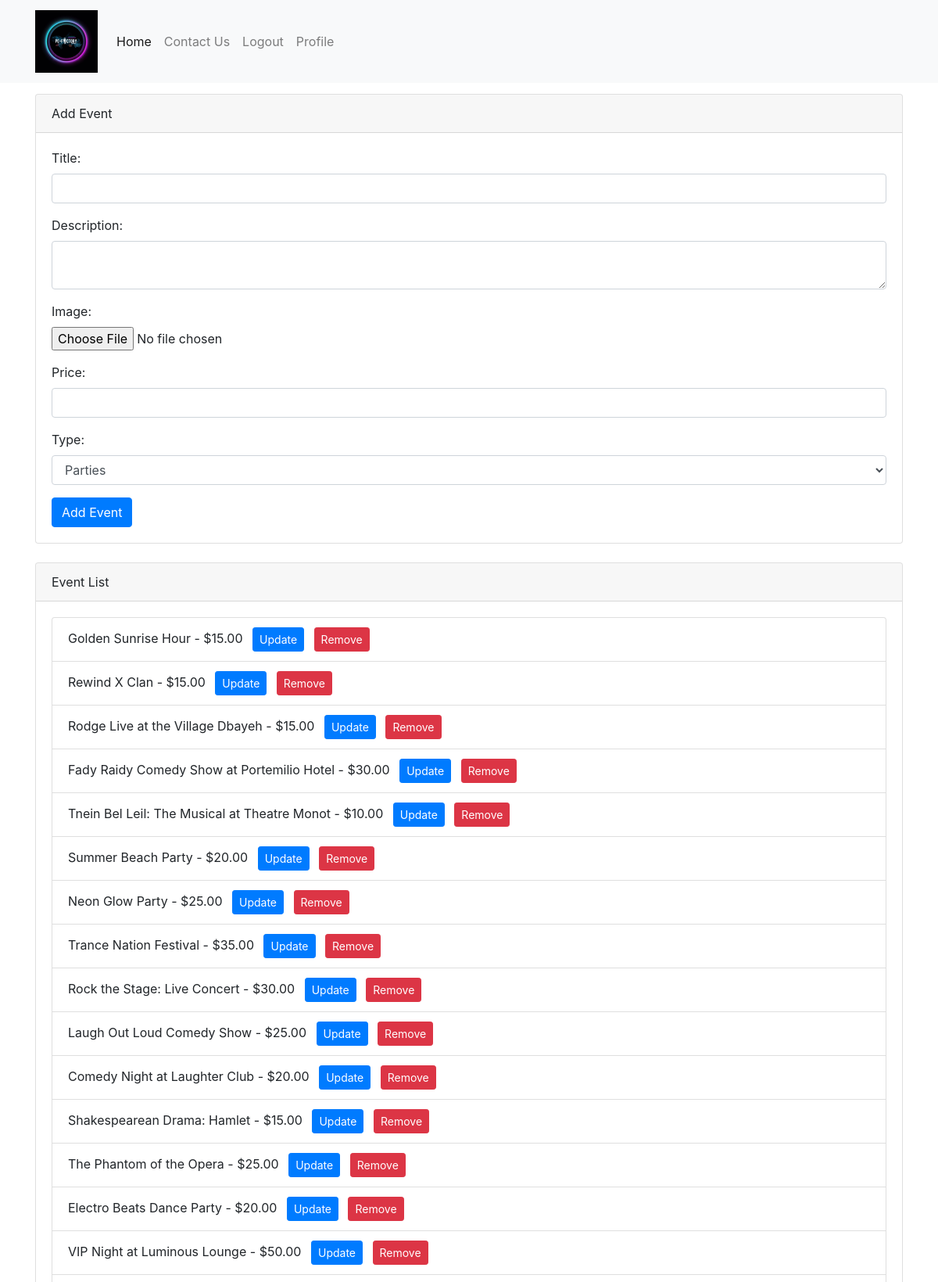
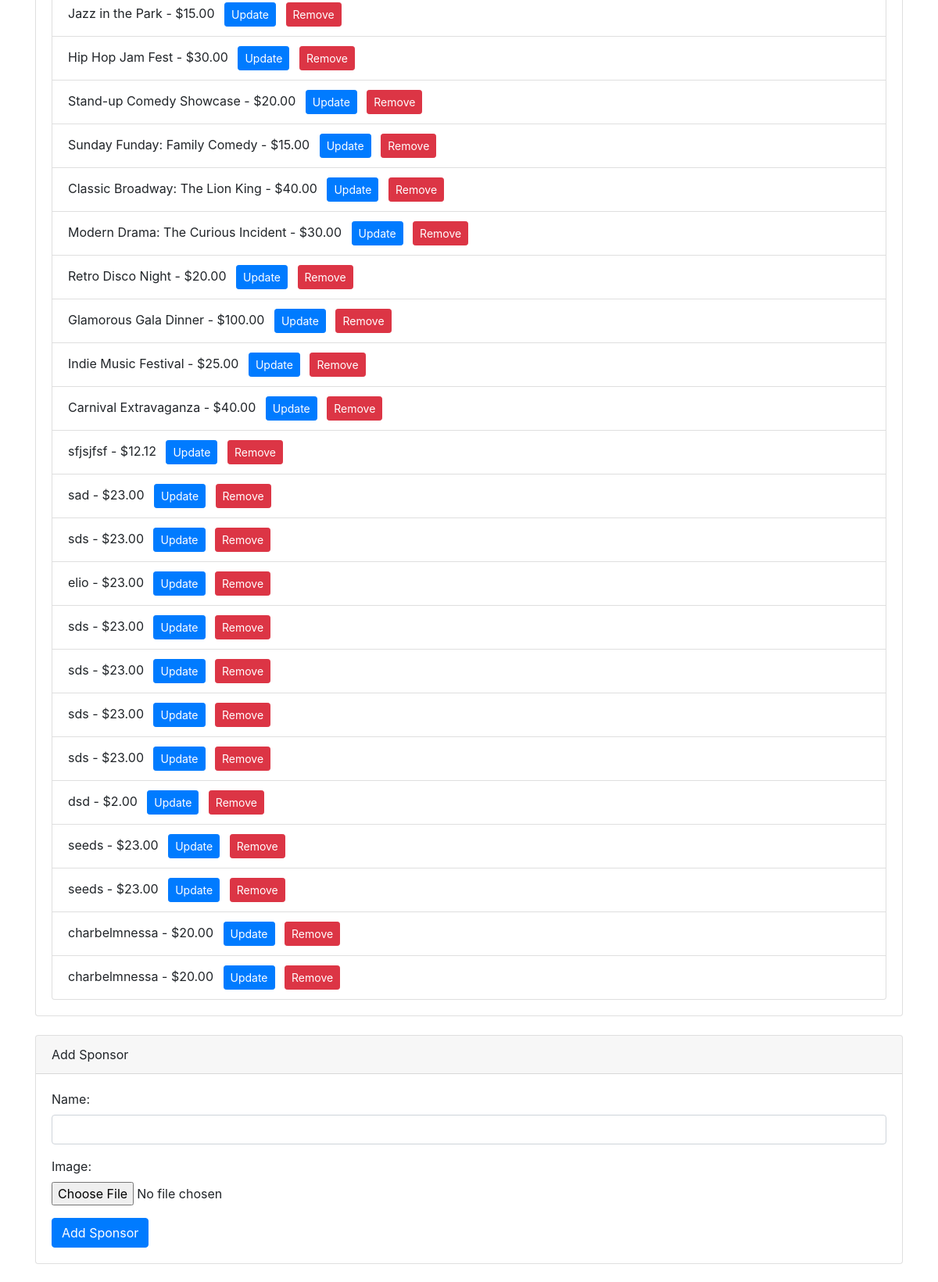
The app's page /admin.php (upper part) with its own data (2 pictures, top to bottom).
### tables this page shows
CREATE TABLE `events` (
  `id` int(11) NOT NULL,
  `title` varchar(255) NOT NULL,
  `description` text NOT NULL,
  `image` varchar(255) NOT NULL,
  `price` decimal(10,2) NOT NULL,
  `type_id` int(11) NOT NULL
);

### admin.php (the view, shortened to what this page needs)
<!DOCTYPE html>
<html lang="en">
<head>
    <link href="https://maxcdn.bootstrapcdn.com/bootstrap/4.5.2/css/bootstrap.min.css" rel="stylesheet">
</head>
<body>
    <header>
        <nav class="navbar navbar-expand-lg navbar-light bg-light fixed-top">
            <div class="container">
                <a class="navbar-brand" href="#">
                    <img src="images/logo.jpg" width="80px" height="80px">
                </a>
                <div class="collapse navbar-collapse" id="navbarSupportedContent">
                    <ul class="navbar-nav me-auto mb-2 mb-lg-0">
                        <li class="nav-item">
                            <a class="nav-link active" aria-current="page" href="/">Home</a>
                        </li>
                           <li class="nav-item">
                            <a class="nav-link" href="https://wa.me/70371291">Contact Us</a>
                        </li>
                        <li class="nav-item">
                            <a class="nav-link" href="/logout.php">Logout</a>
                        </li>
                        <li class="nav-item">
                            <a class="nav-link" href="/profile.php">Profile</a>
                        </li>
                    </ul>
                </div>
            </div>
        </nav>
    </header>
    <div class="container mt-5">
        <h1 class="mb-4">Event Management</h1>
        <div class="card">
            <div class="card-header">Add Event</div>
            <div class="card-body">
                <form action="add_event.php" method="post" enctype="multipart/form-data">
                    <div class="form-group">
                        <label>Title:</label>
                        <input type="text" name="title" class="form-control" required>
                    </div>
                    <div class="form-group">
                        <label>Description:</label>
                        <textarea name="description" class="form-control" required></textarea>
                    </div>
                    <div class="form-group">
                        <label>Image:</label>
                        <input type="file" name="image" class="form-control-file" accept="image/*" required>
                    </div>
                    <div class="form-group">
                        <label>Price:</label>
                        <input type="number" name="price" class="form-control" step="0.01" required>
                    </div>
                    <div class="form-group">
                        <label>Type:</label>
                        <select name="type_id" class="form-control" required>
                            <?php
                            $conn = new mysqli('localhost', 'root', 'root', 'ticketbooking');
                            $result = $conn->query("SELECT * FROM event_types");
                            while ($row = $result->fetch_assoc()) {
                                echo "<option value='" . $row['id'] . "'>" . $row['name'] . "</option>";
                            }
                            ?>
                        </select>
                    </div>
                    <button type="submit" class="btn btn-primary">Add Event</button>
                </form>
            </div>
        </div>
        <div class="card mt-4">
            <div class="card-header">Event List</div>
            <div class="card-body">
                <ul class="list-group">
                    <?php
                    $result = $conn->query("SELECT * FROM events");
                    while ($row = $result->fetch_assoc()) {
                        echo "<li class='list-group-item'>" . $row['title'] . " - $" . $row['price'] . " <a href='update_event.php?id=" . $row['id'] . "' class='btn btn-sm btn-primary ml-2'>Update</a> <form action='delete_event.php' method='post' class='d-inline'><input type='hidden' name='event_id' value='" . $row['id'] . "'><button type='submit' class='btn btn-sm btn-danger ml-2'>Remove</button></form></li>";
                    }
                    ?>
                </ul>
            </div>
        </div>
        <div class="card mt-4">
            <div class="card-header">Add Sponsor</div>
            <div class="card-body">
                <form action="add_sponsor.php" method="post" enctype="multipart/form-data">
                    <div class="form-group">
                        <label>Name:</label>
                        <input type="text" name="name" class="form-control" required>
                    </div>
                    <div class="form-group">
                        <label>Image:</label>
                        <input type="file" name="image" class="form-control-file" accept="image/*" required>
                    </div>
                    <button type="submit" class="btn btn-primary">Add Sponsor</button>
                </form>
            </div>
        </div>
    </div>
</body>
</html>

### records on screen
events: title "Golden Sunrise Hour", price "15.00"
events: title "Rewind X Clan", price "15.00"
events: title "Rodge Live at the Village Dbayeh", price "15.00"
events: title "Fady Raidy Comedy Show at Portemilio Hotel", price "30.00"
events: title "Tnein Bel Leil: The Musical at Theatre Monot", price "10.00"
events: title "Summer Beach Party", price "20.00"
events: title "Neon Glow Party", price "25.00"
events: title "Trance Nation Festival", price "35.00"
events: title "Rock the Stage: Live Concert", price "30.00"
events: title "Laugh Out Loud Comedy Show", price "25.00"
events: title "Comedy Night at Laughter Club", price "20.00"
events: title "Shakespearean Drama: Hamlet", price "15.00"
events: title "The Phantom of the Opera", price "25.00"
events: title "Electro Beats Dance Party", price "20.00"
events: title "VIP Night at Luminous Lounge", price "50.00"
events: title "Jazz in the Park", price "15.00"
events: title "Hip Hop Jam Fest", price "30.00"
events: title "Stand-up Comedy Showcase", price "20.00"
events: title "Sunday Funday: Family Comedy", price "15.00"
events: title "Classic Broadway: The Lion King", price "40.00"
events: title "Modern Drama: The Curious Incident", price "30.00"
events: title "Retro Disco Night", price "20.00"
events: title "Glamorous Gala Dinner", price "100.00"
events: title "Indie Music Festival", price "25.00"
events: title "Carnival Extravaganza", price "40.00"
events: title "sfjsjfsf", price "12.12"
events: title "sad", price "23.00"
events: title "sds", price "23.00"
events: title "elio", price "23.00"
events: title "sds", price "23.00"
events: title "sds", price "23.00"
events: title "sds", price "23.00"
events: title "sds", price "23.00"
events: title "dsd", price "2.00"
events: title "seeds", price "23.00"
events: title "seeds", price "23.00"
events: title "charbelmnessa", price "20.00"
events: title "charbelmnessa", price "20.00"

### other values on screen
form field type_id "Parties"
